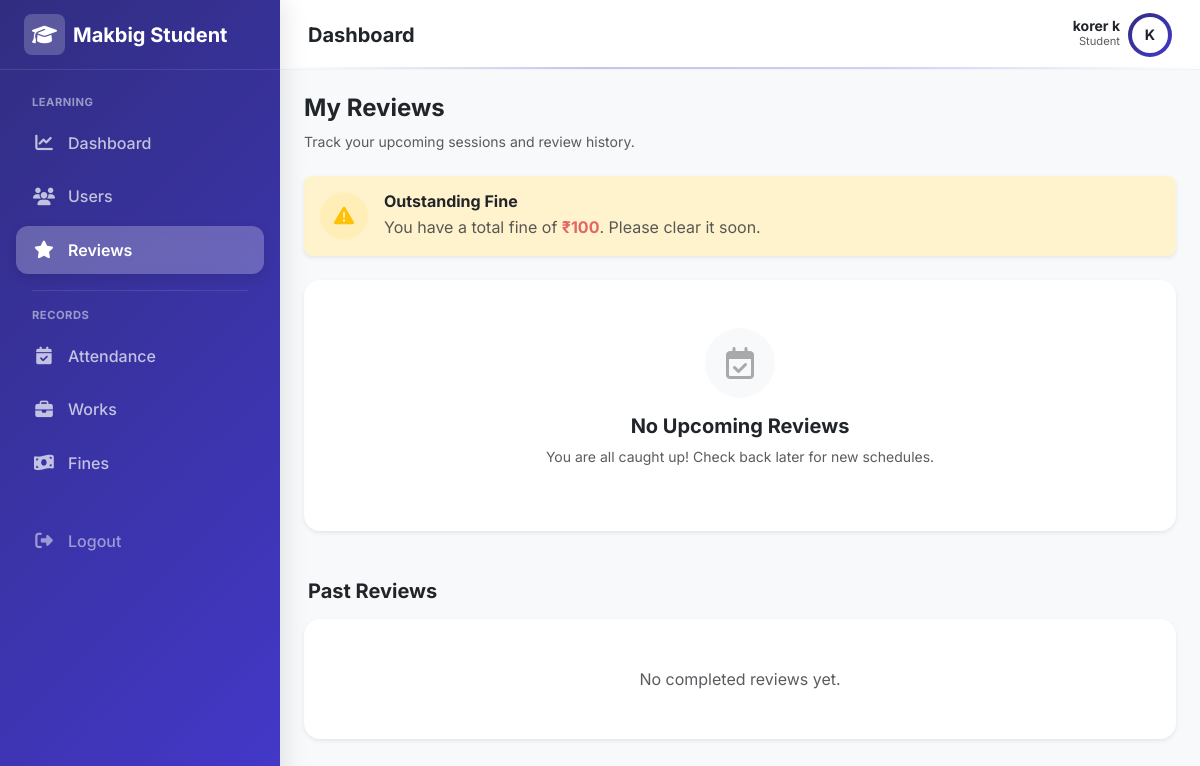
The page /student/reviews/ (signed in) on the database its author committed.
### adminpanel/models.py (models this page shows, shortened)
class User(AbstractUser):
    email=models.EmailField(unique=True,db_index=True)
    mobile_number = models.CharField(max_length=15, blank=True, null=True,validators=[mobile_validator])
    is_student=models.BooleanField(default=False)
    first_name = models.CharField(max_length=100,validators=[name_validator])
    last_name = models.CharField(max_length=100,validators=[name_validator])

### reviews/views.py (the view, shortened to what this page needs)
# urls.py: path('student/reviews/', views.student_review, name='student_review'),
@login_required
def student_review(request):
    if not request.user.is_student:
        messages.error(request, "Access denied.")
        return redirect('home')
    student = get_object_or_404(StudentProfile, user=request.user)
    total_fine = Penalty.objects.filter(
        student=student
    ).aggregate(total=Sum('amount'))['total'] or 0
    upcoming_review = ReviewAttendance.objects.filter(
        student=student,
        status__in=['eligible', 'not_eligible']
    ).select_related('session').first()
    completed_reviews = ReviewAttendance.objects.filter(
        student=student,
        status__in=['pass', 'fail']
    ).select_related('session').order_by('-session__scheduled_date')
    upcoming_fine = None
    if upcoming_review:
        upcoming_fine = Penalty.objects.filter(
            student=student,
            review_attendance=upcoming_review,
            penalty_type='review'
        ).first()
    tickets = []
    pending_ticket = None
    context = {
        'total_fine': total_fine,
        'upcoming_review': upcoming_review,
        'completed_reviews': completed_reviews,
        'tickets': tickets,
        'pending_ticket': pending_ticket,
        'upcoming_fine': upcoming_fine,
    }
    return render(request, 'reviews/student_review.html', context)

### templates/reviews/student_review.html (shortened to what this page needs)
{% extends "layouts/student_layout.html" %}
{% load static %}
{% block content %}
<div class="mb-4">
    <h4 class="fw-bold text-dark">My Reviews</h4>
    <p class="text-muted small">Track your upcoming sessions and review history.</p>
</div>
{% if total_fine > 0 %}
<div class="alert alert-warning border-0 shadow-sm d-flex align-items-center gap-3 rounded-3 mb-4">
    <div class="bg-warning bg-opacity-10 text-warning rounded-circle d-flex align-items-center justify-content-center p-3"
        style="width: 48px; height: 48px;">
        <i class="fa-solid fa-triangle-exclamation fs-5"></i>
    </div>
    <div>
        <h6 class="fw-bold mb-1 text-dark">Outstanding Fine</h6>
        <div class="text-dark opacity-75">You have a total fine of <strong class="text-danger">₹{{ total_fine}}</strong>. Please clear it soon.</div>
    </div>
</div>
{% endif %}
{% if upcoming_review %}
<div class="card border-0 shadow-soft mb-5 rounded-4 overflow-hidden">
    <div
        class="card-header bg-white border-bottom border-light py-3 px-4 d-flex justify-content-between align-items-center">
        <div class="d-flex align-items-center gap-2">
            <i class="fa-solid fa-calendar-days text-primary"></i>
            <h6 class="mb-0 fw-bold text-dark">Upcoming Review</h6>
        </div>
        <span class="badge bg-primary bg-opacity-10 text-primary rounded-pill px-3 py-2">
            {{ upcoming_review.get_status_display }}
        </span>
    </div>
    <div class="card-body p-4">
        <div class="row g-4 mb-4">
            <div class="col-md-6">
                <div class="d-flex flex-column gap-1">
                    <small class="text-muted text-uppercase fw-bold x-small">Review Session</small>
                    <div class="fw-bold fs-5 text-dark">{{ upcoming_review.session.review_name }}</div>
                </div>
            </div>
            <div class="col-6 col-md-3">
                <div class="d-flex flex-column gap-1">
                    <small class="text-muted text-uppercase fw-bold x-small">Date</small>
                    <div class="fw-medium text-dark"><i class="fa-regular fa-clock me-1 text-muted"></i> {{upcoming_review.session.scheduled_date }}</div>
                </div>
            </div>
            <div class="col-6 col-md-3">
                <div class="d-flex flex-column gap-1">
                    <small class="text-muted text-uppercase fw-bold x-small">Remarks</small>
                    <div class="fw-medium text-dark">{{ upcoming_review.session.remarks }}</div>
                </div>
            </div>
           <div class="col-6 col-md-3">
    <div class="d-flex flex-column gap-1">
        <small class="text-muted text-uppercase fw-bold x-small">Review Link</small>
        {% if upcoming_review.session.review_link %}
        <a href="{{ upcoming_review.session.review_link }}"
           target="_blank"
           class="fw-medium text-primary text-decoration-none">
            Join Review
            <i class="fa-solid fa-arrow-up-right-from-square ms-1 small"></i>
        </a>
        {% else %}
        <span class="text-muted">—</span>
        {% endif %}
    </div>
</div>
        </div>
        {% if upcoming_fine %}
<div class="alert alert-danger border-0 shadow-sm rounded-3 mb-4">
    <h6 class="fw-bold mb-1 text-dark">
        <i class="fa-solid fa-gavel me-2"></i>Penalty Applied
    </h6>
    <div class="text-dark small">
        <strong>Amount:</strong> ₹{{ upcoming_fine.amount }}<br>
        <strong>Reason:</strong> {{ upcoming_fine.reason }}
    </div>
</div>
{% endif %}
        {% if upcoming_review.remarks %}
        <div class="alert alert-light border border-light-subtle rounded-3 mb-4">
            <h6 class="fw-bold text-dark mb-1"><i class="fa-solid fa-comment-dots text-muted me-2"></i>Remarks</h6>
            <div class="text-secondary small">{{ upcoming_review.remarks }}</div>
        </div>
        {% endif %}
        <div class="bg-light rounded-4 p-4 mt-2">
            <div class="d-flex justify-content-between align-items-center mb-3">
                <h6 class="fw-bold text-dark mb-0">Tickets / Issues</h6>
                <div>
                    {% if pending_ticket %}
                    <a href="{% url 'student_ticket' upcoming_review.id %}"
                        class="btn btn-primary btn-sm rounded-pill px-3">
                        <i class="fa-solid fa-pen-to-square me-1"></i> Edit Ticket
                    </a>
                    {% elif tickets|length < 2 %} <a href="{% url 'student_ticket' upcoming_review.id %}"
                        class="btn btn-outline-danger btn-sm rounded-pill px-3">
                        <i class="fa-solid fa-ticket me-1"></i> Raise Ticket
                        </a>
                        {% else %}
                        <span class="badge bg-secondary rounded-pill">Limit Reached</span>
                        {% endif %}
                </div>
            </div>
            {% if tickets %}
            <div class="d-flex flex-column gap-2">
                {% for t in tickets %}
                <div
                    class="p-3 bg-white rounded-3 border-start border-4 shadow-sm
                        {% if t.status == 'pending' %}border-warning{% elif t.status == 'resolved' %}border-success{% else %}border-danger{% endif %}">
                    <div class="d-flex justify-content-between mb-1">
                        <span
                            class="badge rounded-pill
                                {% if t.status == 'pending' %}bg-warning text-dark{% elif t.status == 'resolved' %}bg-success{% else %}bg-danger{% endif %}">
                            {{ t.status|title }}
                        </span>
                        <small class="text-muted">{{ t.created_at|date:"d M Y, h:i A" }}</small>
                    </div>
                    <div class="text-dark small mb-0">{{ t.message }}</div>
                </div>
                {% endfor %}
            </div>
            {% else %}
            <div class="text-center text-muted small py-3">
                No tickets raised for this review.
            </div>
            {% endif %}
        </div>
    </div>
</div>
{% else %}
<div class="card border-0 shadow-sm rounded-4 mb-5 p-5 text-center">
    <div class="mb-3">
        <div class="bg-light rounded-circle d-inline-flex align-items-center justify-content-center"
            style="width: 70px; height: 70px;">
            <i class="fa-regular fa-calendar-check text-muted opacity-50 fs-2"></i>
        </div>
    </div>
    <h5 class="fw-bold text-dark">No Upcoming Reviews</h5>
    <p class="text-muted small">You are all caught up! Check back later for new schedules.</p>
</div>
{% endif %}
<div class="d-flex align-items-center justify-content-between mb-3 px-1">
    <h5 class="fw-bold text-dark mb-0">Past Reviews</h5>
</div>
<div class="card border-0 shadow-sm rounded-4 overflow-hidden">
    <div class="card-body p-0">
        {% if completed_reviews %}
        <div class="list-group list-group-flush">
            {% for review in completed_reviews %}
            <div class="list-group-item p-4 hover-bg-light transition-all border-bottom">
                <div class="row align-items-center gy-3">
                    <div class="col-12 col-md-5">
                        <h6 class="fw-bold text-dark mb-1">{{ review.session.review_name }}</h6>
                        <div class="small text-muted">
                            <i class="fa-regular fa-calendar me-1"></i> {{ review.session.scheduled_date|date:"F d, Y"}}
                        </div>
                    </div>
                    <div class="col-6 col-md-3">
                        <span class="d-block text-muted x-small fw-bold text-uppercase mb-1">Status</span>
                        <span class="badge bg-light text-dark border rounded-pill fw-medium">
                            {{ review.get_status_display }}
                        </span>
                    </div>
                    <div class="col-6 col-md-2">
                        <span class="d-block text-muted x-small fw-bold text-uppercase mb-1">Score</span>
                        {% if review.score %}
                        <span class="fw-bold text-dark">{{ review.score }}<span
                                class="text-muted fw-normal">/10</span></span>
                        {% else %}
                        <span class="text-muted">—</span>
                        {% endif %}
                    </div>
                    <div class="col-12 col-md-2 text-end">
                        <a href="{% url 'student_review_detail' review.id %}"
                            class="btn btn-outline-primary btn-sm rounded-pill w-100 w-md-auto">
                            View
                        </a>
                    </div>
                </div>
            </div>
            {% endfor %}
        </div>
        {% else %}
        <div class="text-center py-5">
            <p class="text-muted mb-0">No completed reviews yet.</p>
        </div>
        {% endif %}
    </div>
</div>
{% endblock %}

### templates/layouts/student_layout.html (shortened to what this page needs)
{% load static %}
<!DOCTYPE html>
<html lang="en">
<head>
    <link href="https://cdn.jsdelivr.net/npm/bootstrap@5.3.0/dist/css/bootstrap.min.css" rel="stylesheet">
    <link rel="stylesheet" href="https://cdnjs.cloudflare.com/ajax/libs/font-awesome/6.4.0/css/all.min.css">
</head>
<body>
    <aside class="sidebar" id="sidebar">
        <div class="sidebar-brand">
            <a href="#" class="text-decoration-none d-flex align-items-center gap-2 text-white fs-5 fw-bold">
                <div class="sidebar-brand-icon">
                    <i class="fa-solid fa-graduation-cap"></i>
                </div>
                <span>Makbig Student</span>
            </a>
        </div>
        <nav class="sidebar-nav">
            <div class="small fw-bold text-uppercase mb-2 px-3"
                style="font-size: 0.7rem; letter-spacing: 0.5px; color: rgba(255,255,255,0.5);">Learning</div>
            <a href="{% url 'student_dashboard' %}"
                class="nav-link {% if request.resolver_match.url_name == 'student_dashboard' %}active{% endif %}">
                <i class="fa-solid fa-chart-line"></i> Dashboard
            </a>
            <a href="{% url "student_profile" %}" class="nav-link">
                <i class="fa-solid fa-users"></i> Users
            </a>
            <a href="{% url 'student_review' %}"
                class="nav-link {% if request.resolver_match.url_name == 'student_review' %}active{% endif %}">
                <i class="fa-solid fa-star"></i> Reviews
            </a>
            <div class="my-3 border-top mx-3" style="border-color: rgba(255,255,255,0.1) !important;"></div>
            <div class="small fw-bold text-uppercase mb-2 px-3"
                style="font-size: 0.7rem; letter-spacing: 0.5px; color: rgba(255,255,255,0.5);">Records</div>
            <a href="{% url "student_attendance" %}" class="nav-link">
                <i class="fa-solid fa-calendar-check"></i> Attendance
            </a>
            <a href="{% url "student_works" %}" class="nav-link">
                <i class="fa-solid fa-briefcase"></i> Works
            </a>
            <a href="#" class="nav-link">
                <i class="fa-solid fa-money-bill-wave"></i> Fines
            </a>
            <div class="mt-auto pt-4">
                <form method="POST" action="{% url 'student_logout' %}">
                    <button type="submit" class="nav-link w-100 border-0 bg-transparent text-white-50">
                        <i class="fa-solid fa-right-from-bracket"></i> Logout
                    </button>
                </form>
            </div>
        </nav>
    </aside>
    <div class="main-wrapper">
        <header class="topbar">
            <div class="d-flex align-items-center gap-3">
                <h5 class="mb-0 fw-bold text-dark">{% block page_title %}Dashboard{% endblock %}</h5>
            </div>
            <div class="d-flex align-items-center gap-3">
                <div class="d-flex align-items-center gap-2">
                    <div class="text-end d-none d-sm-block">
                        <div class="fw-bold small text-dark lh-1">{{ request.user.first_name }} {{request.user.last_name }}</div>
                        <div class="text-muted" style="font-size: 0.7rem;">Student</div>
                    </div>
                    <div class="rounded-circle p-1" style="background: var(--gradient-student);">
                        <div class="rounded-circle bg-white text-dark d-flex align-items-center justify-content-center fw-bold"
                            style="width:36px;height:36px; font-size: 0.9rem;">
                            {{ request.user.first_name|slice:":1"|upper }}
                        </div>
                    </div>
                </div>
            </div>
        </header>
        <div class="p-4">
            {% block content %}
            {% endblock %}
        </div>
    </div>
</body>
</html>

### rows shown on the page
User: user.first_name "korer", user.last_name "k", user.first_name "K"

### other values the page prints
{{ total_fine }} "100"
